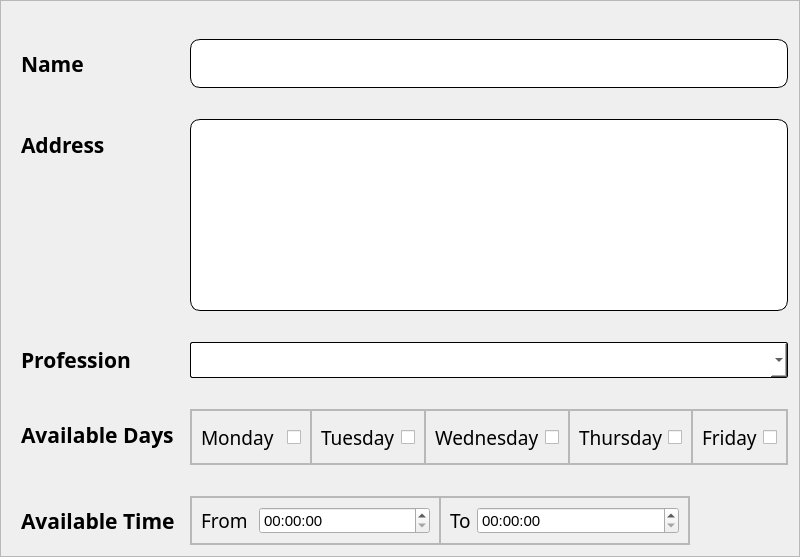
                                       <widget class="QFrame" name="ther_add_details_content_frame">
                                        <property name="frameShape">
                                         <enum>QFrame::StyledPanel</enum>
                                        </property>
                                        <property name="frameShadow">
                                         <enum>QFrame::Raised</enum>
                                        </property>
                                        <layout class="QFormLayout" name="formLayout">
                                         <property name="formAlignment">
                                          <set>Qt::AlignLeading|Qt::AlignLeft|Qt::AlignTop</set>
                                         </property>
                                         <property name="horizontalSpacing">
                                          <number>15</number>
                                         </property>
                                         <property name="verticalSpacing">
                                          <number>31</number>
                                         </property>
                                         <property name="leftMargin">
                                          <number>20</number>
                                         </property>
                                         <property name="topMargin">
                                          <number>38</number>
                                         </property>
                                         <item row="0" column="0">
                                          <widget class="QLabel" name="therapist_name_label">
                                           <property name="font">
                                            <font>
                                             <family>Tw Cen MT</family>
                                             <pointsize>16</pointsize>
                                             <weight>75</weight>
                                             <bold>true</bold>
                                            </font>
                                           </property>
                                           <property name="text">
                                            <string>Name</string>
                                           </property>
                                          </widget>
                                         </item>
                                         <item row="0" column="1">
                                          <widget class="QLineEdit" name="therapist_name_text">
                                           <property name="minimumSize">
                                            <size>
                                             <width>0</width>
                                             <height>49</height>
                                            </size>
                                           </property>
                                           <property name="font">
                                            <font>
                                             <pointsize>12</pointsize>
                                            </font>
                                           </property>
                                           <property name="styleSheet">
                                            <string notr="true">background-color: rgb(255, 255, 255);;
border-style: outset;
border-width: 1px;
border-radius: 10px;
border-color: black;
padding: 4px;
</string>
                                           </property>
                                          </widget>
                                         </item>
                                         <item row="1" column="0">
                                          <widget class="QLabel" name="therapist_addr_label">
                                           <property name="font">
                                            <font>
                                             <family>Tw Cen MT</family>
                                             <pointsize>16</pointsize>
                                             <weight>75</weight>
                                             <bold>true</bold>
                                            </font>
                                           </property>
                                           <property name="text">
                                            <string>Address</string>
                                           </property>
                                          </widget>
                                         </item>
                                         <item row="1" column="1">
                                          <widget class="QTextEdit" name="therapist_addr_text">
                                           <property name="font">
                                            <font>
                                             <pointsize>12</pointsize>
                                            </font>
                                           </property>
                                           <property name="styleSheet">
                                            <string notr="true">background-color: rgb(255, 255, 255);;
border-style: outset;
border-width: 1px;
border-radius: 10px;
border-color: black;
padding: 4px;
</string>
                                           </property>
                                          </widget>
                                         </item>
                                         <item row="2" column="0">
                                          <widget class="QLabel" name="therapist_prof_label">
                                           <property name="font">
                                            <font>
                                             <family>Tw Cen MT</family>
                                             <pointsize>16</pointsize>
                                             <weight>75</weight>
                                             <bold>true</bold>
                                            </font>
                                           </property>
                                           <property name="text">
                                            <string>Profession</string>
                                           </property>
                                          </widget>
                                         </item>
                                         <item row="2" column="1">
                                          <widget class="QComboBox" name="therapist_prof_dropdown">
                                           <property name="minimumSize">
                                            <size>
                                             <width>0</width>
                                             <height>36</height>
                                            </size>
                                           </property>
                                           <property name="font">
                                            <font>
                                             <pointsize>12</pointsize>
                                            </font>
                                           </property>
                                           <property name="styleSheet">
                                            <string notr="true">background-color: rgb(255, 255, 255);;
border-style: outset;
border-width: 1px;
border-radius:2px;
border-color: black;
padding: 4px;
</string>
                                           </property>
                                          </widget>
                                         </item>
                                         <item row="3" column="0">
                                          <widget class="QLabel" name="avl_days_label">
                                           <property name="font">
                                            <font>
                                             <family>Tw Cen MT</family>
                                             <pointsize>16</pointsize>
                                             <weight>75</weight>
                                             <bold>true</bold>
                                            </font>
                                           </property>
                                           <property name="text">
                                            <string>Available Days</string>
                                           </property>
                                          </widget>
                                         </item>
                                         <item row="3" column="1">
                                          <widget class="QFrame" name="avl_days_opt_frame">
                                           <property name="minimumSize">
                                            <size>
                                             <width>0</width>
                                             <height>0</height>
                                            </size>
                                           </property>
                                           <property name="maximumSize">
                                            <size>
                                             <width>800</width>
                                             <height>16777215</height>
                                            </size>
                                           </property>
                                           <property name="frameShape">
                                            <enum>QFrame::StyledPanel</enum>
                                           </property>
                                           <property name="frameShadow">
                                            <enum>QFrame::Raised</enum>
                                           </property>
                                           <layout class="QHBoxLayout" name="horizontalLayout_19">
                                            <property name="spacing">
                                             <number>0</number>
                                            </property>
                                            <property name="leftMargin">
                                             <number>0</number>
                                            </property>
                                            <property name="topMargin">
                                             <number>0</number>
                                            </property>
                                            <property name="rightMargin">
                                             <number>0</number>
                                            </property>
                                            <property name="bottomMargin">
                                             <number>0</number>
                                            </property>
                                            <item>
                                             <widget class="QFrame" name="avl_mon_frame">
                                              <property name="minimumSize">
                                               <size>
                                                <width>0</width>
                                                <height>0</height>
                                               </size>
                                              </property>
                                              <property name="maximumSize">
                                               <size>
                                                <width>16777215</width>
                                                <height>16777215</height>
                                               </size>
                                              </property>
                                              <property name="frameShape">
                                               <enum>QFrame::StyledPanel</enum>
                                              </property>
                                              <property name="frameShadow">
                                               <enum>QFrame::Raised</enum>
                                              </property>
                                              <layout class="QHBoxLayout" name="horizontalLayout_20">
                                               <property name="spacing">
                                                <number>13</number>
                                               </property>
                                               <item>
                                                <widget class="QLabel" name="avl_mon_label">
                                                 <property name="font">
                                                  <font>
                                                   <family>Tw Cen MT</family>
                                                   <pointsize>14</pointsize>
                                                  </font>
                                                 </property>
                                                 <property name="text">
                                                  <string>Monday</string>
                                                 </property>
                                                </widget>
                                               </item>
                                               <item>
                                                <widget class="QCheckBox" name="mon_check">
                                                 <property name="minimumSize">
                                                  <size>
                                                   <width>0</width>
                                                   <height>34</height>
                                                  </size>
                                                 </property>
                                                 <property name="text">
                                                  <string/>
                                                 </property>
                                                </widget>
                                               </item>
                                              </layout>
                                             </widget>
                                            </item>
                                            <item>
                                             <widget class="QFrame" name="avl_tue_frame">
                                              <property name="maximumSize">
                                               <size>
                                                <width>16777215</width>
                                                <height>16777215</height>
                                               </size>
                                              </property>
                                              <property name="frameShape">
                                               <enum>QFrame::StyledPanel</enum>
                                              </property>
                                              <property name="frameShadow">
                                               <enum>QFrame::Raised</enum>
                                              </property>
                                              <layout class="QFormLayout" name="formLayout_3">
                                               <item row="0" column="1">
                                                <widget class="QCheckBox" name="tue_check">
                                                 <property name="minimumSize">
                                                  <size>
                                                   <width>0</width>
                                                   <height>34</height>
                                                  </size>
                                                 </property>
                                                 <property name="text">
                                                  <string/>
                                                 </property>
                                                </widget>
                                               </item>
                                               <item row="0" column="0">
                                                <widget class="QLabel" name="avl_tue_label">
                                                 <property name="font">
                                                  <font>
                                                   <family>Tw Cen MT</family>
                                                   <pointsize>14</pointsize>
                                                  </font>
                                                 </property>
                                                 <property name="text">
                                                  <string>Tuesday</string>
                                                 </property>
                                                </widget>
                                               </item>
                                              </layout>
                                             </widget>
                                            </item>
                                            <item>
                                             <widget class="QFrame" name="avl_wed_frame">
                                              <property name="maximumSize">
                                               <size>
                                                <width>16777215</width>
                                                <height>16777215</height>
                                               </size>
                                              </property>
                                              <property name="frameShape">
                                               <enum>QFrame::StyledPanel</enum>
                                              </property>
                                              <property name="frameShadow">
                                               <enum>QFrame::Raised</enum>
                                              </property>
                                              <layout class="QFormLayout" name="formLayout_4">
                                               <item row="0" column="0">
                                                <widget class="QLabel" name="avl_wed_label">
                                                 <property name="font">
                                                  <font>
                                                   <family>Tw Cen MT</family>
                                                   <pointsize>14</pointsize>
                                                   <weight>50</weight>
                                                   <bold>false</bold>
                                                  </font>
                                                 </property>
                                                 <property name="text">
                                                  <string>Wednesday</string>
                                                 </property>
                                                </widget>
                                               </item>
                                               <item row="0" column="1">
                                                <widget class="QCheckBox" name="wed_check">
                                                 <property name="minimumSize">
                                                  <size>
                                                   <width>0</width>
                                                   <height>34</height>
                                                  </size>
                                                 </property>
                                                 <property name="text">
                                                  <string/>
                                                 </property>
                                                </widget>
                                               </item>
                                              </layout>
                                             </widget>
                                            </item>
                                            <item>
                                             <widget class="QFrame" name="avl_thur_frame">
                                              <property name="maximumSize">
                                               <size>
                                                <width>16777215</width>
                                                <height>16777215</height>
                                               </size>
                                              </property>
                                              <property name="frameShape">
                                               <enum>QFrame::StyledPanel</enum>
                                              </property>
                                              <property name="frameShadow">
                                               <enum>QFrame::Raised</enum>
                                              </property>
                                              <layout class="QFormLayout" name="formLayout_5">
                                               <item row="0" column="0">
                                                <widget class="QLabel" name="avl_thur_label">
                                                 <property name="font">
                                                  <font>
                                                   <family>Tw Cen MT</family>
                                                   <pointsize>14</pointsize>
                                                  </font>
                                                 </property>
                                                 <property name="text">
                                                  <string>Thursday</string>
                                                 </property>
                                                </widget>
                                               </item>
                                               <item row="0" column="1">
                                                <widget class="QCheckBox" name="thur_check">
                                                 <property name="minimumSize">
                                                  <size>
                                                   <width>0</width>
                                                   <height>34</height>
                                                  </size>
                                                 </property>
                                                 <property name="text">
                                                  <string/>
                                                 </property>
                                                </widget>
                                               </item>
                                              </layout>
                                             </widget>
                                            </item>
                                            <item>
                                             <widget class="QFrame" name="avl_fri_frame">
                                              <property name="maximumSize">
                                               <size>
                                                <width>16777215</width>
                                                <height>16777215</height>
                                               </size>
                                              </property>
                                              <property name="frameShape">
                                               <enum>QFrame::StyledPanel</enum>
                                              </property>
                                              <property name="frameShadow">
                                               <enum>QFrame::Raised</enum>
                                              </property>
                                              <layout class="QFormLayout" name="formLayout_6">
                                               <item row="0" column="0">
                                                <widget class="QLabel" name="avl_fri_label">
                                                 <property name="font">
                                                  <font>
                                                   <family>Tw Cen MT</family>
                                                   <pointsize>14</pointsize>
                                                  </font>
                                                 </property>
                                                 <property name="text">
                                                  <string>Friday</string>
                                                 </property>
                                                </widget>
                                               </item>
                                               <item row="0" column="1">
                                                <widget class="QCheckBox" name="fri_check">
                                                 <property name="minimumSize">
                                                  <size>
                                                   <width>0</width>
                                                   <height>34</height>
                                                  </size>
                                                 </property>
                                                 <property name="text">
                                                  <string/>
                                                 </property>
                                                </widget>
                                               </item>
                                              </layout>
                                             </widget>
                                            </item>
                                           </layout>
                                          </widget>
                                         </item>
                                         <item row="4" column="0">
                                          <widget class="QLabel" name="avl_time_label">
                                           <property name="font">
                                            <font>
                                             <family>Tw Cen MT</family>
                                             <pointsize>16</pointsize>
                                             <weight>75</weight>
                                             <bold>true</bold>
                                            </font>
                                           </property>
                                           <property name="text">
                                            <string>Available Time</string>
                                           </property>
                                          </widget>
                                         </item>
                                         <item row="4" column="1">
                                          <widget class="QFrame" name="avl_time_opt_frame">
                                           <property name="minimumSize">
                                            <size>
                                             <width>0</width>
                                             <height>0</height>
                                            </size>
                                           </property>
                                           <property name="maximumSize">
                                            <size>
                                             <width>500</width>
                                             <height>16777215</height>
                                            </size>
                                           </property>
                                           <property name="frameShape">
                                            <enum>QFrame::StyledPanel</enum>
                                           </property>
                                           <property name="frameShadow">
                                            <enum>QFrame::Raised</enum>
                                           </property>
                                           <layout class="QHBoxLayout" name="horizontalLayout_61">
                                            <property name="spacing">
                                             <number>0</number>
                                            </property>
                                            <property name="leftMargin">
                                             <number>0</number>
                                            </property>
                                            <property name="topMargin">
                                             <number>0</number>
                                            </property>
                                            <property name="rightMargin">
                                             <number>0</number>
                                            </property>
                                            <property name="bottomMargin">
                                             <number>0</number>
                                            </property>
                                            <item>
                                             <widget class="QFrame" name="fromtime_frame">
                                              <property name="frameShape">
                                               <enum>QFrame::StyledPanel</enum>
                                              </property>
                                              <property name="frameShadow">
                                               <enum>QFrame::Raised</enum>
                                              </property>
                                              <layout class="QFormLayout" name="formLayout_2">
                                               <item row="0" column="0">
                                                <widget class="QLabel" name="from_text_label">
                                                 <property name="font">
                                                  <font>
                                                   <family>Tw Cen MT</family>
                                                   <pointsize>14</pointsize>
                                                  </font>
                                                 </property>
                                                 <property name="text">
                                                  <string>From </string>
                                                 </property>
                                                </widget>
                                               </item>
                                               <item row="0" column="1">
                                                <widget class="QTimeEdit" name="from_time_edit">
                                                 <property name="font">
                                                  <font>
                                                   <pointsize>11</pointsize>
                                                  </font>
                                                 </property>
                                                </widget>
                                               </item>
                                              </layout>
                                             </widget>
                                            </item>
                                            <item>
                                             <widget class="QFrame" name="to_time_frame">
                                              <property name="frameShape">
                                               <enum>QFrame::StyledPanel</enum>
                                              </property>
                                              <property name="frameShadow">
                                               <enum>QFrame::Raised</enum>
                                              </property>
                                              <layout class="QFormLayout" name="formLayout_7">
                                               <item row="0" column="0">
                                                <widget class="QLabel" name="to_text_label">
                                                 <property name="font">
                                                  <font>
                                                   <family>Tw Cen MT</family>
                                                   <pointsize>14</pointsize>
                                                  </font>
                                                 </property>
                                                 <property name="text">
                                                  <string>To</string>
                                                 </property>
                                                </widget>
                                               </item>
                                               <item row="0" column="1">
                                                <widget class="QTimeEdit" name="to_time_edit">
                                                 <property name="font">
                                                  <font>
                                                   <pointsize>11</pointsize>
                                                  </font>
                                                 </property>
                                                </widget>
                                               </item>
                                              </layout>
                                             </widget>
                                            </item>
                                           </layout>
                                          </widget>
                                         </item>
                                        </layout>
                                       </widget>
